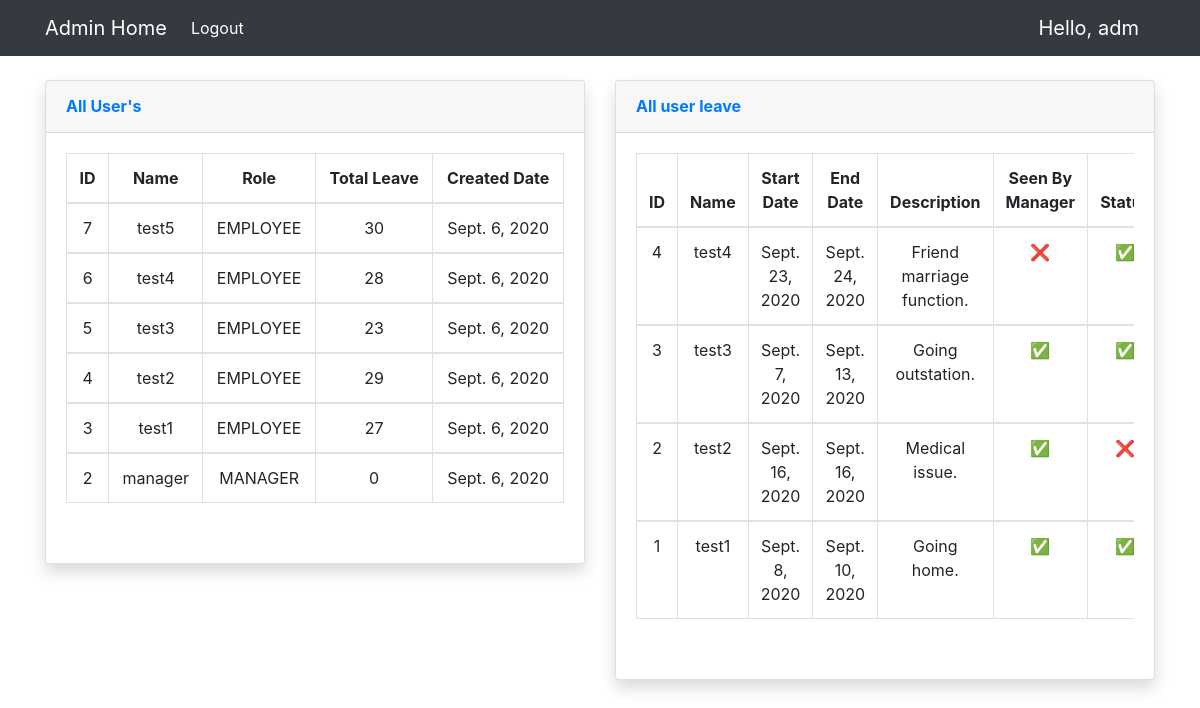
The page /AdminHome (signed in) on the database its author committed.
### Application/models.py (models this page shows)
class User(models.Model):
    UID = models.IntegerField(auto_created=True,primary_key=True)
    Name = models.CharField(max_length=50)
    Role = models.CharField(max_length=8)
    Password = models.CharField(max_length=20, null=True)
    Total_Leave = models.IntegerField(default=0)
    Created_Date = models.DateTimeField(auto_now_add=True)
    class Meta:
        db_table = 'User'

class Leave(models.Model):
    LID = models.IntegerField(auto_created=True,primary_key=True)
    UID = models.ForeignKey(User, on_delete=models.CASCADE)
    Start_Date = models.DateField()
    End_Date = models.DateField()
    Description = models.TextField()
    Leave_Status = models.BooleanField(default=False)
    Seen_By_Manager = models.BooleanField(default=False)
    Created_Date = models.DateTimeField(auto_now_add=True)
    class Meta:
        db_table = 'Leave'

### Application/views.py (the view)
# urls.py: path('AdminHome', views.AdminHome),
def AdminHome(request):
    paginator = Leave.objects.all().order_by('-UID')
    page = request.GET.get('page', 1)
    Qry_Display_Leave = Paginator(paginator, 10)
    try:
        users1 = Qry_Display_Leave.page(page)
    except PageNotAnInteger:
        users1 = Qry_Display_Leave.page(1)
    except EmptyPage:
        users1 = Qry_Display_Leave.page(Qry_Display_Leave.num_pages)
    paginator2 = User.objects.exclude(Role='ADMIN').all().order_by('-UID')
    page = request.GET.get('page', 1)
    Qry_Display_Leave = Paginator(paginator2, 10)
    try:
        users2 = Qry_Display_Leave.page(page)
    except PageNotAnInteger:
        users2 = Qry_Display_Leave.page(1)
    except EmptyPage:
        users2 = Qry_Display_Leave.page(Qry_Display_Leave.num_pages)
    context = {
        'Name': request.session['name'],
        'All_Leave': users1,
        'All_User': users2,
    }
    return render(request, 'Admin_Site/adminhome.html', context)

### Application/templates/Admin_Site/adminhome.html (shortened to what this page needs)
{% load static %}
<!doctype html>
<html lang="en">
<head>
    <link rel="stylesheet" href="{% static 'css/bootstrap.min.css' %}">
</head>
<body>
    <nav class="navbar navbar-expand-lg navbar-dark bg-dark">
        <div class="container">
            <a class="navbar-brand" href="#">Admin Home</a>
            <div class="collapse navbar-collapse" id="navbarsExample07">
              <ul class="navbar-nav mr-auto">
                  <li class="nav-item active">
                      <a class="nav-link" href="/Logout">Logout</a>
                  </li>
              </ul>
              <form class="form-inline my-2 my-md-0">
                  <a class="navbar-brand" href="#">Hello, {{ Name }}</a>
              </form>
            </div>
        </div>
    </nav>
    <br>
    <div class="container">
        <div class="row">
            <div class="col-lg-6">
                <div class="card shadow mb-4">
                    <div class="card-header py-3">
                        <h6 class="m-0 font-weight-bold text-primary">All User's</h6>
                    </div>
                    <div class="card-body">
                        <div class="table-responsive">
                            <table class="table table-bordered" width="100%">
                                <thead>
                                    <tr>
                                        <th><center>ID</center></th>
                                        <th><center>Name</center></th>
                                        <th><center>Role</center></th>
                                        <th><center>Total Leave</center></th>
                                        <th><center>Created Date</center></th>
                                    </tr>
                                </thead>
                                {% if All_User %}
                                    {% for User in All_User %}
                                        <tbody>
                                            <tr>
                                                <td><center>{{ User.UID }}</center></td>
                                                <td><center>{{ User.Name }}</center></td>
                                                <td><center>{{ User.Role }}</center></td>
                                                <td><center>{{ User.Total_Leave}}</center></td>
                                                <td><center>{{ User.Created_Date | date }}</center></td>
                                            </tr>
                                        </tbody>
                                    {% endfor %}
                                {% endif %}
                            </table>
                        </div>
                        <br>
                    </div>
                </div>
            </div>
        <div class="col-lg-6">
            <div class="card shadow mb-4">
                <div class="card-header py-3">
                    <h6 class="m-0 font-weight-bold text-primary">All user leave</h6>
                </div>
                    <div class="card-body">
                        <div class="table-responsive">
                            <table class="table table-bordered" width="100%">
                                <thead>
                                    <tr>
                                        <th><center>ID</center></th>
                                        <th><center>Name</center></th>
                                        <th><center>Start Date</center></th>
                                        <th><center>End Date</center></th>
                                        <th><center>Description</center></th>
                                        <th><center>Seen By Manager</center></th>
                                        <th><center>Status</center></th>
                                    </tr>
                                </thead>
                                {% if All_Leave %}
                                    {% for Leave in All_Leave %}
                                        <tbody>
                                            <tr>
                                                <td><center>{{ Leave.LID }}</center></td>
                                                <td><center>{{ Leave.UID.Name }}</center></td>
                                                <td><center>{{ Leave.Start_Date }}</center></td>
                                                <td><center>{{ Leave.End_Date}}</center></td>
                                                <td><center>{{ Leave.Description }}</center></td>
                                                {% if Leave.Seen_By_Manager == True %}
                                                    <td><center>&#x2705;</center></td>
                                                {% else %}
                                                    <td><center>&#10060;</center></td>
                                                {% endif %}
                                                {% if Leave.Leave_Status == False %}
                                                    <td><center>&#10060;</center></td>
                                                {% else %}
                                                    <td><center>&#x2705;</center></td>
                                                {% endif %}
                                            </tr>
                                        </tbody>
                                    {% endfor %}
                                {% endif %}
                            </table>
                        </div>
                        <br>
                    </div>
                </div>
            </div>
        </div>
    </div>
</body>
</html>

### rows shown on the page
User: UID "7", Name "test5", Role "EMPLOYEE", Total_Leave "30", Created_Date "Sept. 6, 2020"
User: UID "6", Name "test4", Role "EMPLOYEE", Total_Leave "28", Created_Date "Sept. 6, 2020"
User: UID "5", Name "test3", Role "EMPLOYEE", Total_Leave "23", Created_Date "Sept. 6, 2020"
User: UID "4", Name "test2", Role "EMPLOYEE", Total_Leave "29", Created_Date "Sept. 6, 2020"
User: UID "3", Name "test1", Role "EMPLOYEE", Total_Leave "27", Created_Date "Sept. 6, 2020"
User: UID "2", Name "manager", Role "MANAGER", Total_Leave "0", Created_Date "Sept. 6, 2020"
Leave: LID "4", UID.Name "test4", Start_Date "Sept. 23, 2020", End_Date "Sept. 24, 2020", Description "Friend marriage function."
Leave: LID "3", UID.Name "test3", Start_Date "Sept. 7, 2020", End_Date "Sept. 13, 2020", Description "Going outstation."
Leave: LID "2", UID.Name "test2", Start_Date "Sept. 16, 2020", End_Date "Sept. 16, 2020", Description "Medical issue."
Leave: LID "1", UID.Name "test1", Start_Date "Sept. 8, 2020", End_Date "Sept. 10, 2020", Description "Going home."

### other values the page prints
{{ Name }} "adm"
